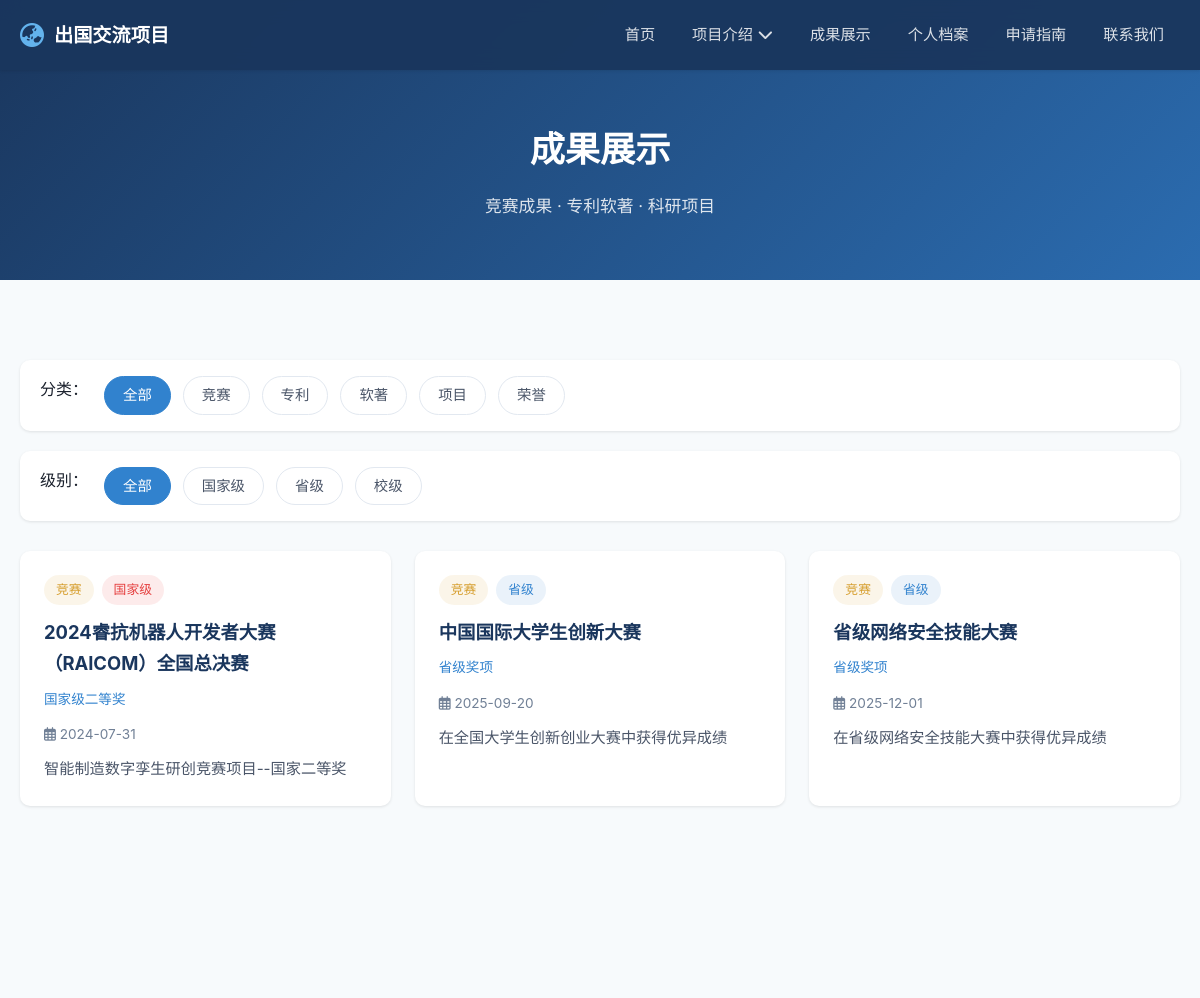
The app's page /achievement/ (upper part), older data.
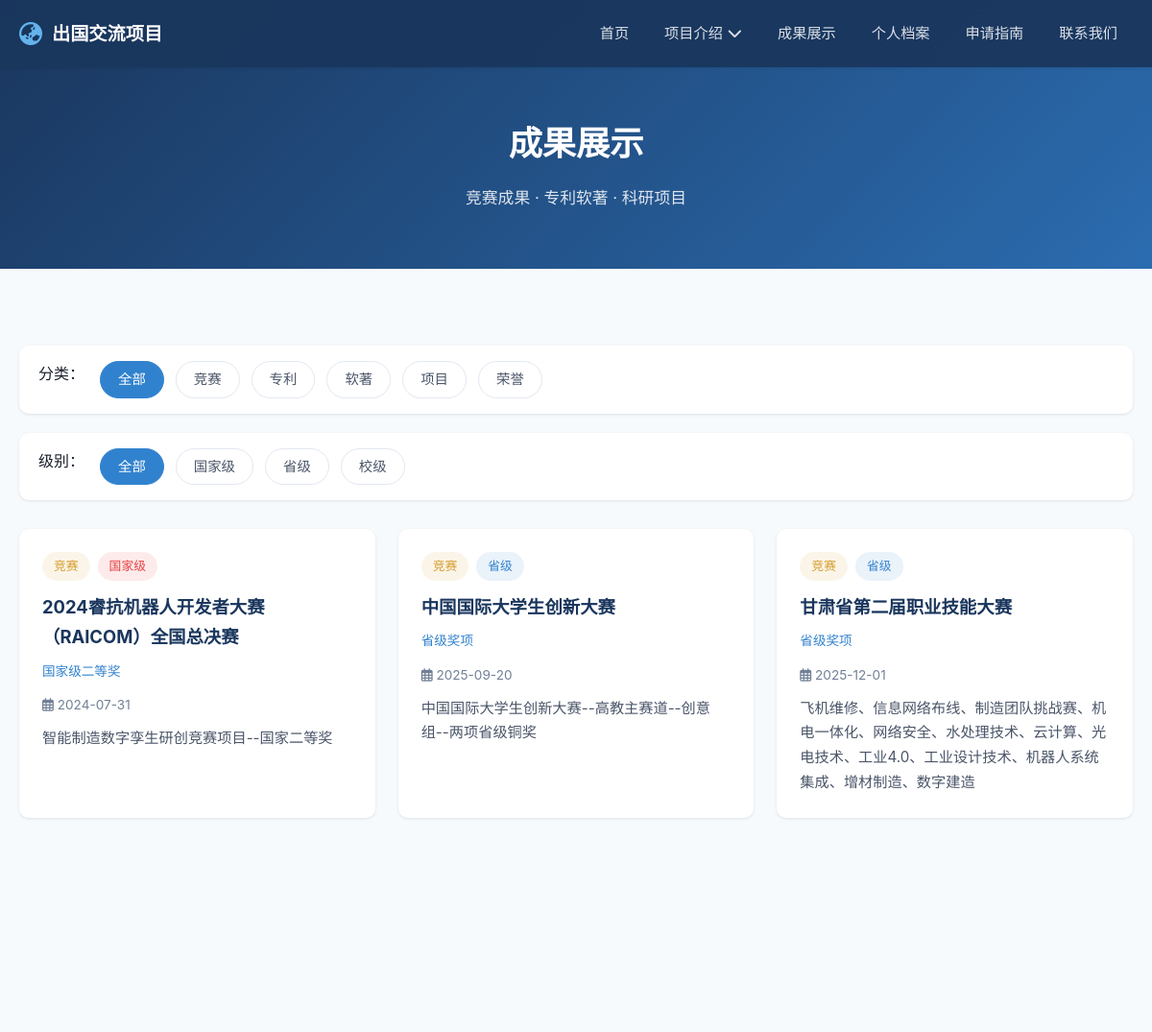
The same page, newer data.
### app/models/models.py (models this page shows, shortened)
class Achievement(db.Model):
    __tablename__ = 'achievements'
    id = db.Column(db.Integer, primary_key=True)
    title = db.Column(db.String(200), nullable=False, comment='成果标题')
    description = db.Column(db.Text, comment='成果描述')
    category = db.Column(db.String(50), comment='成果类别：竞赛/专利/软著/论文/项目')
    level = db.Column(db.String(50), comment='级别：国家级/省级/校级')
    award = db.Column(db.String(200), comment='奖项/荣誉')
    date = db.Column(db.Date, comment='获得日期')
    image = db.Column(db.String(200), comment='成果图片')
    is_featured = db.Column(db.Boolean, default=False, comment='是否精选展示')
    created_at = db.Column(db.DateTime, default=datetime.now)

### app/routes/achievement.py (the view)
@achievement_bp.route('/')
def achievement_list():
    category = request.args.get('category', '')
    level = request.args.get('level', '')
    query = Achievement.query
    if category:
        query = query.filter_by(category=category)
    if level:
        query = query.filter_by(level=level)
    achievements = query.order_by(Achievement.created_at.desc()).all()
    categories = db.session.query(Achievement.category).distinct().all()
    levels = db.session.query(Achievement.level).distinct().all()
    return render_template('pages/achievement/list.html',
                           achievements=achievements,
                           categories=[c[0] for c in categories if c[0]],
                           levels=[l[0] for l in levels if l[0]],
                           current_category=category,
                           current_level=level)

### app/templates/pages/achievement/list.html (shortened to what the changed rows need)
{% extends "base.html" %}
{% block content %}
<div class="page-header">
    <div class="container">
        <h1>成果展示</h1>
    </div>
</div>
<section class="section">
    <div class="container">
        <div class="card-grid">
            {% for item in achievements %}
            <a href="{{ url_for('achievement.achievement_detail', achievement_id=item.id) }}" class="card reveal" style="text-decoration:none; color:inherit;">
                <div class="card-body">
                    <div style="display:flex; gap:8px; margin-bottom:12px; flex-wrap:wrap;">
                        {% if item.category == '竞赛' %}
                        <span class="badge badge-competition">{{ item.category }}</span>
                        {% elif item.category == '专利' %}
                        <span class="badge badge-patent">{{ item.category }}</span>
                        {% elif item.category == '软著' %}
                        <span class="badge badge-patent">{{ item.category }}</span>
                        {% elif item.category == '荣誉' %}
                        <span class="badge badge-competition">{{ item.category }}</span>
                        {% else %}
                        <span class="badge">{{ item.category }}</span>
                        {% endif %}
                        {% if item.level == '国家级' %}
                        <span class="badge badge-national">{{ item.level }}</span>
                        {% elif item.level == '省级' %}
                        <span class="badge badge-provincial">{{ item.level }}</span>
                        {% elif item.level == '校级' %}
                        <span class="badge badge-school">{{ item.level }}</span>
                        {% endif %}
                    </div>
                    <h3>{{ item.title }}</h3>
                    {% if item.award %}
                    <p class="card-subtitle">{{ item.award }}</p>
                    {% endif %}
                    {% if item.date %}
                    <p style="font-size:0.85rem; color:var(--text-light); margin-bottom:10px;">
                        <i class="far fa-calendar-alt"></i> {{ item.date.strftime('%Y-%m-%d') }}
                    </p>
                    {% endif %}
                    {% if item.description %}
                    <p>{{ item.description[:100] }}{% if item.description|length > 100 %}...{% endif %}</p>
                    {% endif %}
                </div>
            </a>
            {% else %}
            <div style="text-align:center; padding:60px 20px; color:var(--text-light); grid-column:1/-1;">
                <i class="fas fa-trophy" style="font-size:3rem; margin-bottom:16px; display:block;"></i>
                <p>暂无相关成果</p>
            </div>
            {% endfor %}
        </div>
    </div>
</section>
{% endblock %}

Row changes from the older to the newer data that the page shows:
changed Achievement "中国国际大学生创新大赛": description "在全国大学生创新创业大赛中获得优异成绩" → "中国国际大学生创新大赛--高教主赛道--创意组--两项省级铜奖"
changed Achievement: title "省级网络安全技能大赛" → "甘肃省第二届职业技能大赛"; description "在省级网络安全技能大赛中获得优异成绩" → "飞机维修、信息网络布线、制造团队挑战赛、机电一体化、网络安全、水处理技术、云计算、光电技术、工业4.0、工业设计技术、机器人系统集成、增材制造、数字建造"
